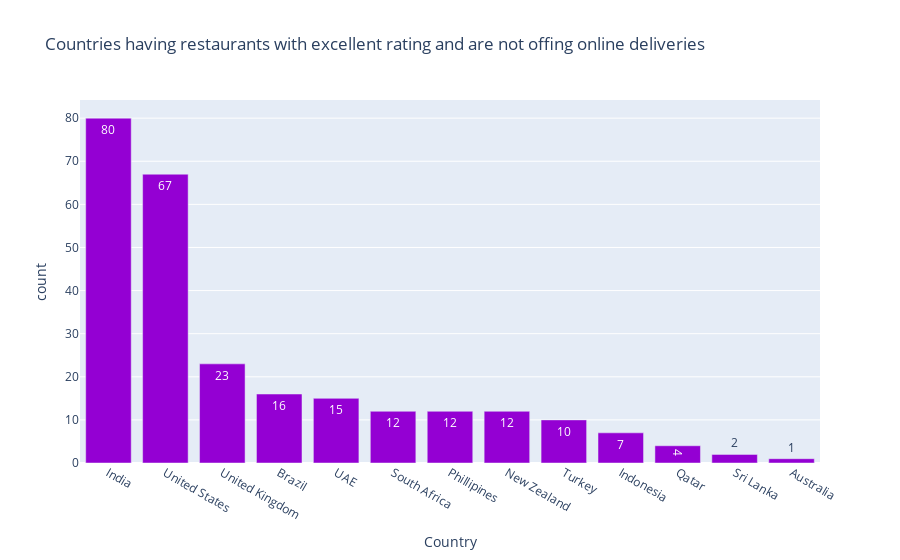

Source (notebook cell):
### Code cell
fig = px.bar(temp_df, x='Country', y='count', text_auto=True,color_discrete_sequence=['darkviolet'],
             title='Countries having restaurants with excellent rating and are not offing online deliveries')
fig.show()

### Figure 1 — Plotly figure (JSON) as saved in the notebook; plotly's stock layout.template omitted (floating-point values rounded to 4 significant figures)
{"data": [{"alignmentgroup": "True", "hovertemplate": "Country=%{x}<br>count=%{y}<extra></extra>", "legendgroup": "", "marker": {"color": "darkviolet", "pattern": {"shape": ""}}, "name": "", "offsetgroup": "", "orientation": "v", "showlegend": false, "textposition": "auto", "texttemplate": "%{y}", "type": "bar", "x": ["India", "United States", "United Kingdom", "Brazil", "UAE", "South Africa", "Phillipines", "New Zealand", "Turkey", "Indonesia", "Qatar", "Sri Lanka", "Australia"], "xaxis": "x", "y": [80, 67, 23, 16, 15, 12, 12, 12, 10, 7, 4, 2, 1], "yaxis": "y"}], "layout": {"barmode": "relative", "legend": {"tracegroupgap": 0}, "title": {"text": "Countries having restaurants with excellent rating and are not offing online deliveries"}, "xaxis": {"anchor": "y", "domain": [0, 1], "title": {"text": "Country"}}, "yaxis": {"anchor": "x", "domain": [0, 1], "title": {"text": "count"}}}}
